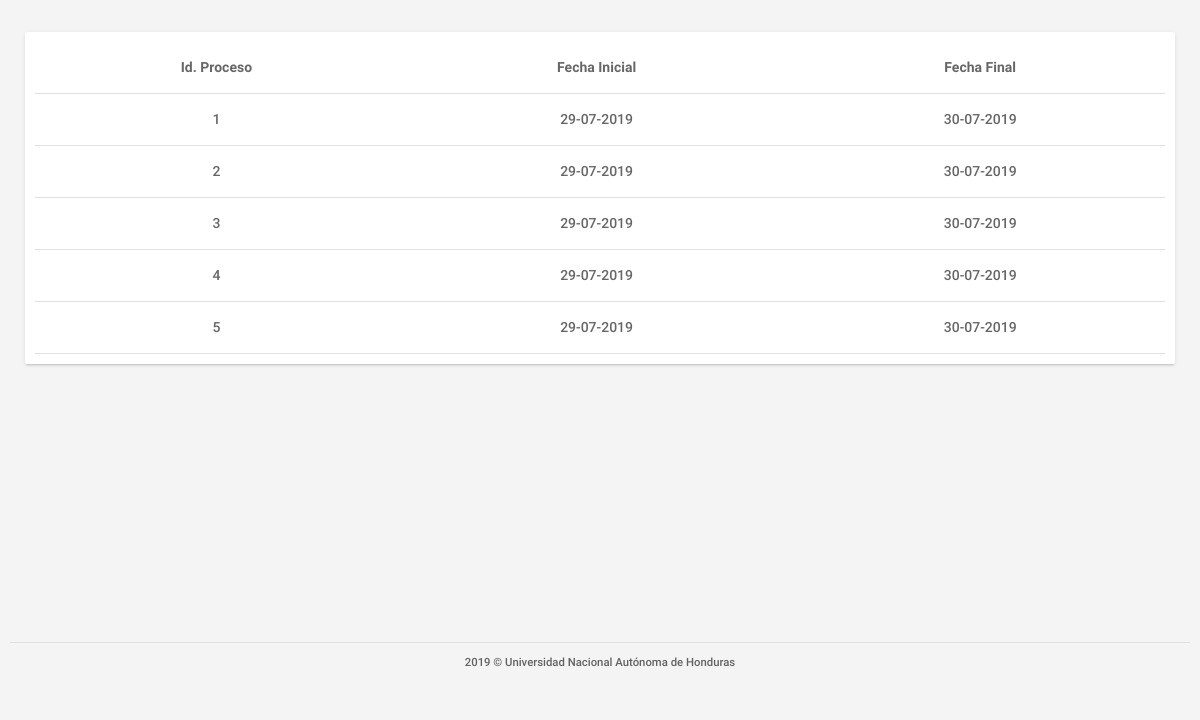
Before: /gestionar_horarios.php (signed in) with the older database file.
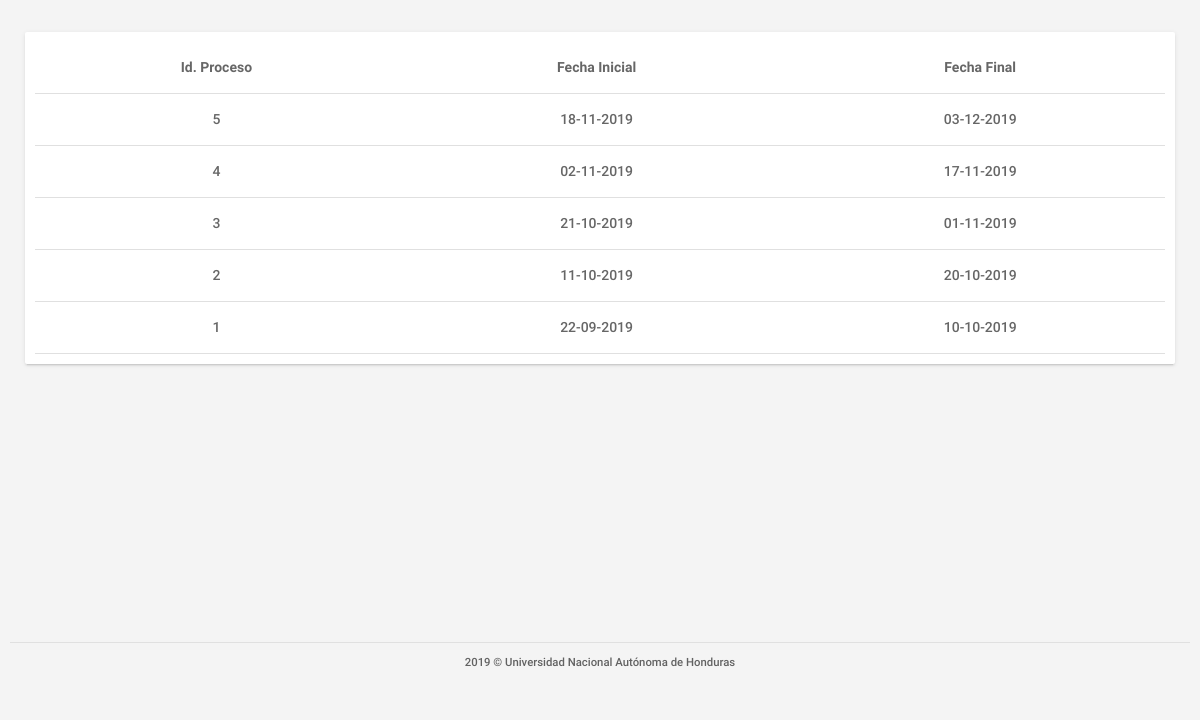
After: the same page with the newer database file.
### tables this page shows
CREATE TABLE IF NOT EXISTS `tbl_procesos` (
  `idprocesos` INT NOT NULL,
  `fechainicio` DATETIME NULL,
  `fechafinal` DATETIME NULL,
  `fechainiciotestlinea` DATETIME NULL,
  `fechafinaltestlinea` DATETIME NULL,
  `urltestlinea1` VARCHAR(300) NULL,
  `urltestline2` VARCHAR(300) NULL,
  `clavetest` VARCHAR(100) NULL,
  `fechainicioentrevista` DATETIME NULL,
  `fechafinentrevista` DATETIME NULL,
  `fechainiciodevuelveresultado` DATETIME NULL,
  `fechafindevuelveresultado` DATETIME NULL,
  `estado` VARCHAR(45) NULL,
  PRIMARY KEY (`idprocesos`));

### assets/clases/class_conexion.php (called while the page is built, shortened)
<?php
	class Conexion{
		private $usuario = "root";
		private $contraseña = "oracle123";
		private $host = "localhost";
		private $baseDatos = "db_formacion";
		private $puerto = "3306";
		private $link;
		public function establecerConexion(){
			$this->link = mysqli_connect($this->host,$this->usuario,$this->contraseña,$this->baseDatos,$this->puerto);
			$this->link->set_charset("utf8");
		}
		public function ejecutarInstruccion($sql){
			return mysqli_query($this->link, $sql);
		}
	}
?>

### gestionar_horarios.php (the view, shortened to what this page needs)
<?php
    require('./assets/clases/class_conexion.php');
    $conexion = new Conexion();
    $procesos = $conexion->ejecutarInstruccion("
        SELECT * FROM tbl_procesos WHERE 1 ORDER BY fechainicio DESC
    ");
?>
<!DOCTYPE html>
<html lang="es">
<head>
    <link type="text/css" rel="stylesheet" href="assets/plugins/materialize/css/materialize.min.css" />
    <link href="assets/css/materialize_Icons.css" rel="stylesheet">
    <link href="assets/css/alpha.css" rel="stylesheet" type="text/css" />
    <link href="assets/css/custom.css" rel="stylesheet" type="text/css" />
    <link href="assets/plugins/sweetalert/sweetalert.css" rel="stylesheet" type="text/css" />
    <link href="assets/plugins/material-preloader/css/materialPreloader.min.css" rel="stylesheet">
    <link href="assets\plugins\air_datepicker\css\datepicker.css" rel="stylesheet">
    <link href="assets\plugins\timepicker\css\timepicker.css" rel="stylesheet">
    <link href="assets\plugins\flatpickr\css\flatpickr.css" rel="stylesheet">
    <link href="assets/css/gestionar_horarios.css" rel="stylesheet" type="text/css">
</head>
<body>
    <div class="mn-content">
        <main class="mn-inner">
            <div class="col s12 m12 l6">
                <div class="card">
                    <div class="card-content">
                        <table class="bordered highlight users_table_list">
                            <thead>
                                <tr>
                                    <th class="center" data-field="id_proceso">Id. Proceso</th>
                                    <th class="center" data-field="f_inicio">Fecha Inicial</th>
                                    <th class="center" data-field="f_final">Fecha Final</th>
                                </tr>
                            </thead>
                            <tbody>
                                <?php
                        while($datos = mysqli_fetch_array($procesos)){
                            $f_inicial = $datos['fechainicio'];
                            $f_final = $datos['fechafinal'];
                            $f_inicial = date("d-m-Y",strtotime($f_inicial));
                            $f_final = date("d-m-Y",strtotime($f_final));
                    ?>
                                <tr class="user_row" id="<?php echo $datos['idprocesos']?>">
                                    <td class="center"><?php echo $datos['idprocesos']?></td>
                                    <td class="center"><?php echo $f_inicial?></td>
                                    <td class="center"><?php echo $f_final?></td>
                                </tr>
                                <?php
                        }
                    ?>
                            </tbody>
                        </table>
                    </div>
                </div>
        </main>
        <div id="div-piePagina"></div>
    </div>
    <div class="left-sidebar-hover"></div>
</body>
</html>

### assets/css/alpha.css (style rules this page uses)
html, body, .mn-content { font-size: 14px; height: 100%; width: 100%; }
html { font-weight: 500; color: rgba(0, 0, 0, 0.6); }
body { background-color: #F4F4F4; overflow-y: auto!important; overflow-x: hidden; }
.mn-content { opacity: 1; -webkit-transition: opacity .3s; -moz-transition: opacity .3s; -o-transition: opacity .3s; transition: opacity .3s; }
.left-sidebar-hover { position: fixed; background: transparent; width: 13.25px; left: 0; top: 0; bottom: 0; }
.mn-inner { padding: 25px 25px 9.5px 25px; min-height: 79vh !important; }
.card, .card-panel { box-shadow: 0 2px 2px 0 rgba(0, 0, 0, 0.05), 0 3px 1px -2px rgba(0, 0, 0, 0.08), 0 1px 5px 0 rgba(0, 0, 0, 0.08); position: relative; }
table.bordered>thead>tr, table.bordered>tbody>tr { border-bottom: 1px solid #E0E0E0; }

### assets/css/custom.css (style rules this page uses)
#div-piePagina { bottom: 0px; font-size: 0.9em; width: 100%; padding: 10px; background-color: #F4F4F4; }
.mn-inner { min-height: 84vh; }

### assets/css/gestionar_horarios.css (style rules this page uses)
.card-content { padding: 10px !important; }

Changed rows visible on the page:
changed tbl_procesos id 5: fechainicio "29-07-2019" → "18-11-2019"; fechafinal "30-07-2019" → "03-12-2019"; moves up the list
changed tbl_procesos id 4: fechainicio "29-07-2019" → "02-11-2019"; fechafinal "30-07-2019" → "17-11-2019"; moves up the list
changed tbl_procesos id 3: fechainicio "29-07-2019" → "21-10-2019"; fechafinal "30-07-2019" → "01-11-2019"; moves down the list
changed tbl_procesos id 2: fechainicio "29-07-2019" → "11-10-2019"; fechafinal "30-07-2019" → "20-10-2019"; moves down the list
changed tbl_procesos id 1: fechainicio "29-07-2019" → "22-09-2019"; fechafinal "30-07-2019" → "10-10-2019"
